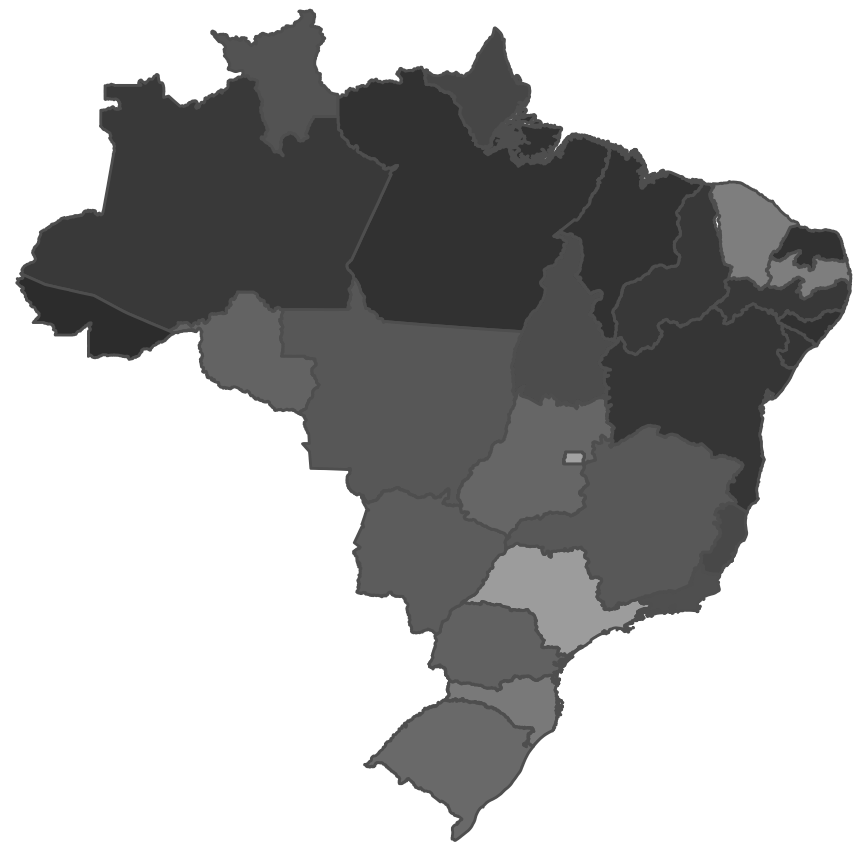
#> input picture PIM/database_images/taxaRouboCarros/taxaPerCapitaRouboCarros.png, 864 x 848 px
$ python ex5.py
#> lines starting #> are read from the running program, lines starting #| are printed output that depends on the picture; after the words box and inside, x2 and y2 are one past the last pixel; in counts of white or black regions, pixels touching at a corner belong together
import cv2
import numpy as np
import os
import matplotlib.pyplot as plt

# tom de cinza para SP: 156
# tom de cinza para SC: 121
# tom de cinza para AM: 57

caminho_script_atual = os.path.dirname(__file__)

diretorio_anterior = os.path.join(caminho_script_atual, '..')

caminho_arquivo = os.path.join(diretorio_anterior, 'database_images', 'taxaRouboCarros/taxaPerCapitaRouboCarros.png')

imagem_cinza = cv2.imread(caminho_arquivo, cv2.IMREAD_GRAYSCALE)
#> imagem_cinza is the input picture: shape (848, 864); min 44, max 255, mean 174.5

# adicionando os 3 canais de cores
imagem_saida_colorida = cv2.cvtColor(imagem_cinza, cv2.COLOR_GRAY2BGR)

altura, largura = imagem_cinza.shape
#> altura = 848; largura = 864

for i in range(altura):
    for j in range(largura):
        valor_cinza = imagem_cinza[i, j]

        if valor_cinza >= 120 and valor_cinza <= 125 :
            imagem_saida_colorida[i, j] = [255, 0, 0]
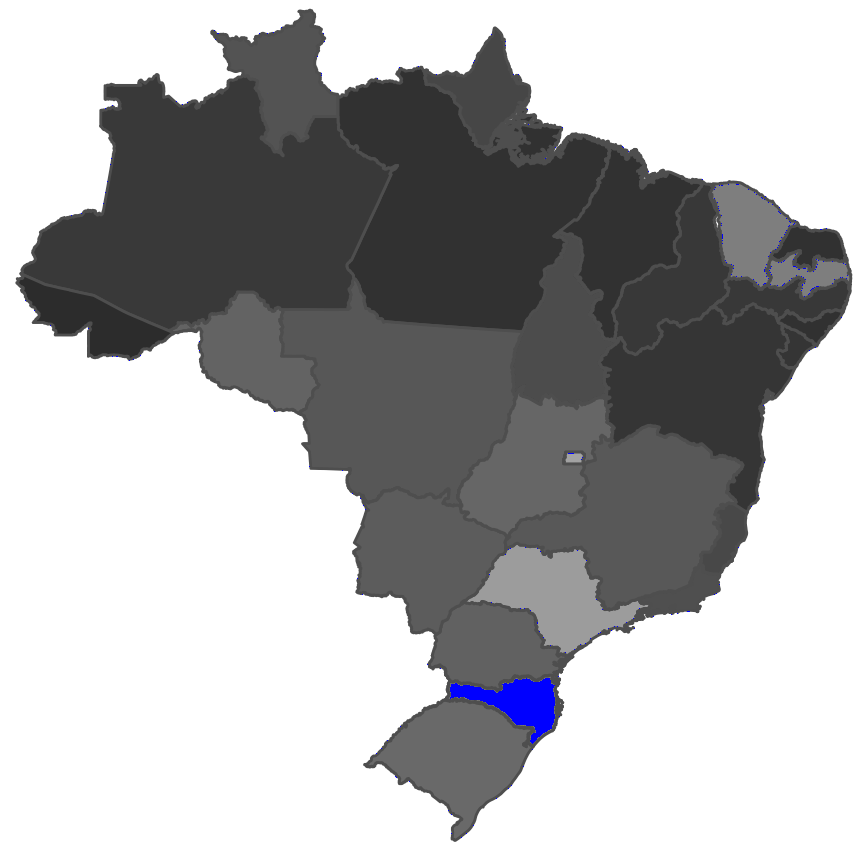
#> imagem_saida_colorida: shape (848, 864, 3); 0.46% of pixels changed, all inside (x1, y1, x2, y2) = (25, 27, 848, 838)


plt.figure(figsize=(4, 4)) # tamanho da janela

plt.subplot(2, 2, 1)
plt.imshow(cv2.cvtColor(imagem_cinza, cv2.COLOR_GRAY2RGB))
plt.title('Imagem Original')
plt.axis('off')

plt.subplot(2, 2, 2)
plt.imshow(cv2.cvtColor(imagem_saida_colorida, cv2.COLOR_BGR2RGB))
plt.title('Imagem Colorida')
plt.axis('off')


plt.show()
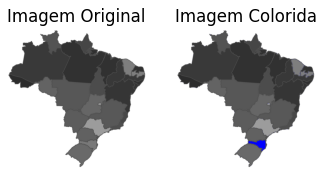
#> figure drawn by matplotlib, 2 panels
